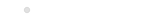
        <widget class="QGroupBox" name="groupBox_7">
         <property name="geometry">
          <rect>
           <x>430</x>
           <y>20</y>
           <width>151</width>
           <height>21</height>
          </rect>
         </property>
         <property name="styleSheet">
          <string notr="true">border:transparent;
background:transparent</string>
         </property>
         <property name="title">
          <string/>
         </property>
         <widget class="QRadioButton" name="sf_week4">
          <property name="geometry">
           <rect>
            <x>70</x>
            <y>0</y>
            <width>41</width>
            <height>21</height>
           </rect>
          </property>
          <property name="font">
           <font>
            <family>맑은 고딕</family>
            <pointsize>10</pointsize>
           </font>
          </property>
          <property name="styleSheet">
           <string notr="true">color:white
</string>
          </property>
          <property name="text">
           <string>주</string>
          </property>
         </widget>
         <widget class="QRadioButton" name="sf_month4">
          <property name="geometry">
           <rect>
            <x>120</x>
            <y>0</y>
            <width>41</width>
            <height>21</height>
           </rect>
          </property>
          <property name="font">
           <font>
            <family>맑은 고딕</family>
            <pointsize>10</pointsize>
           </font>
          </property>
          <property name="styleSheet">
           <string notr="true">color:white
</string>
          </property>
          <property name="text">
           <string>월</string>
          </property>
         </widget>
         <widget class="QRadioButton" name="sf_day4">
          <property name="geometry">
           <rect>
            <x>20</x>
            <y>0</y>
            <width>41</width>
            <height>21</height>
           </rect>
          </property>
          <property name="font">
           <font>
            <family>맑은 고딕</family>
            <pointsize>10</pointsize>
           </font>
          </property>
          <property name="styleSheet">
           <string notr="true">color:white
</string>
          </property>
          <property name="text">
           <string>일</string>
          </property>
          <property name="checked">
           <bool>true</bool>
          </property>
         </widget>
        </widget>
